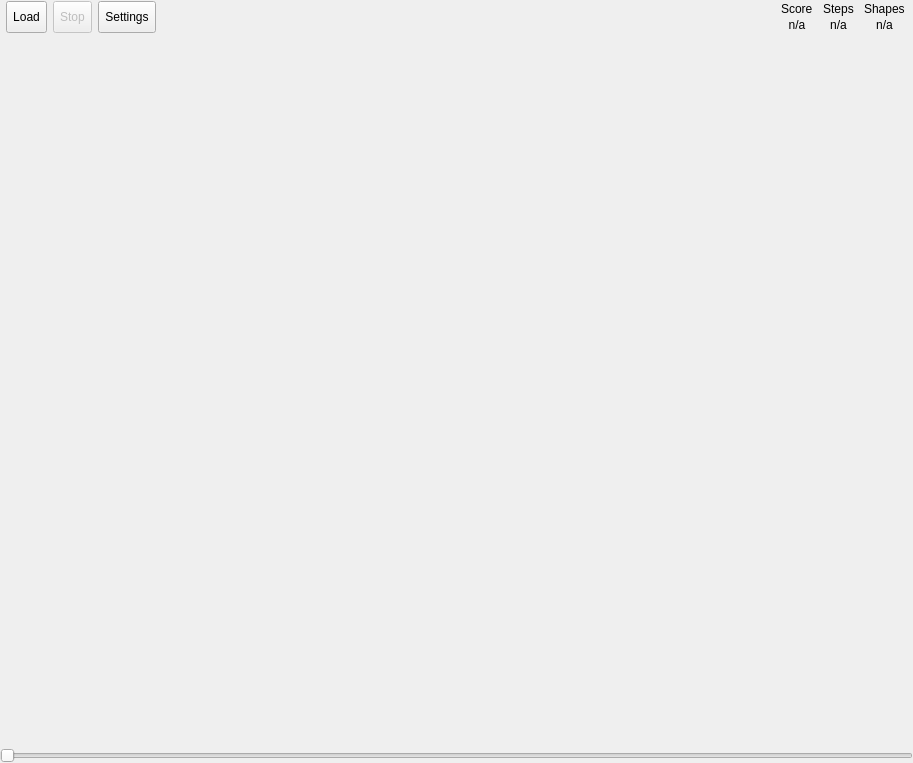
<?xml version="1.0" encoding="UTF-8"?>
<ui version="4.0">
 <class>MainWindow</class>
 <widget class="QWidget" name="MainWindow">
  <property name="geometry">
   <rect>
    <x>0</x>
    <y>0</y>
    <width>913</width>
    <height>763</height>
   </rect>
  </property>
  <property name="windowTitle">
   <string>qubistic</string>
  </property>
  <layout class="QVBoxLayout" name="verticalLayout_3">
   <property name="spacing">
    <number>0</number>
   </property>
   <property name="leftMargin">
    <number>0</number>
   </property>
   <property name="topMargin">
    <number>0</number>
   </property>
   <property name="rightMargin">
    <number>0</number>
   </property>
   <property name="bottomMargin">
    <number>0</number>
   </property>
   <item>
    <widget class="QWidget" name="widget" native="true">
     <layout class="QHBoxLayout" name="horizontalLayout">
      <property name="leftMargin">
       <number>6</number>
      </property>
      <property name="topMargin">
       <number>0</number>
      </property>
      <property name="rightMargin">
       <number>6</number>
      </property>
      <property name="bottomMargin">
       <number>0</number>
      </property>
      <item>
       <widget class="QToolButton" name="loadButton">
        <property name="minimumSize">
         <size>
          <width>32</width>
          <height>32</height>
         </size>
        </property>
        <property name="text">
         <string>Load</string>
        </property>
        <property name="icon">
         <iconset resource="resources.qrc">
          <normaloff>:/open.svg</normaloff>:/open.svg</iconset>
        </property>
        <property name="iconSize">
         <size>
          <width>24</width>
          <height>24</height>
         </size>
        </property>
       </widget>
      </item>
      <item>
       <widget class="QToolButton" name="stopButton">
        <property name="enabled">
         <bool>false</bool>
        </property>
        <property name="minimumSize">
         <size>
          <width>32</width>
          <height>32</height>
         </size>
        </property>
        <property name="text">
         <string>Stop</string>
        </property>
        <property name="icon">
         <iconset resource="resources.qrc">
          <normaloff>:/stop.svg</normaloff>:/stop.svg</iconset>
        </property>
        <property name="iconSize">
         <size>
          <width>24</width>
          <height>24</height>
         </size>
        </property>
       </widget>
      </item>
      <item>
       <widget class="QToolButton" name="settingsButton">
        <property name="minimumSize">
         <size>
          <width>32</width>
          <height>32</height>
         </size>
        </property>
        <property name="text">
         <string>Settings</string>
        </property>
        <property name="icon">
         <iconset resource="resources.qrc">
          <normaloff>:/settings.svg</normaloff>:/settings.svg</iconset>
        </property>
        <property name="iconSize">
         <size>
          <width>24</width>
          <height>24</height>
         </size>
        </property>
       </widget>
      </item>
      <item>
       <spacer name="horizontalSpacer">
        <property name="orientation">
         <enum>Qt::Horizontal</enum>
        </property>
        <property name="sizeHint" stdset="0">
         <size>
          <width>40</width>
          <height>20</height>
         </size>
        </property>
       </spacer>
      </item>
      <item>
       <layout class="QVBoxLayout" name="verticalLayout">
        <property name="spacing">
         <number>2</number>
        </property>
        <property name="leftMargin">
         <number>2</number>
        </property>
        <property name="topMargin">
         <number>2</number>
        </property>
        <property name="rightMargin">
         <number>2</number>
        </property>
        <property name="bottomMargin">
         <number>2</number>
        </property>
        <item>
         <widget class="QLabel" name="label">
          <property name="text">
           <string>Score</string>
          </property>
         </widget>
        </item>
        <item>
         <widget class="QLabel" name="scoreLabel">
          <property name="text">
           <string>n/a</string>
          </property>
          <property name="alignment">
           <set>Qt::AlignCenter</set>
          </property>
         </widget>
        </item>
       </layout>
      </item>
      <item>
       <layout class="QVBoxLayout" name="verticalLayout_4">
        <property name="spacing">
         <number>2</number>
        </property>
        <property name="leftMargin">
         <number>2</number>
        </property>
        <property name="topMargin">
         <number>2</number>
        </property>
        <property name="rightMargin">
         <number>2</number>
        </property>
        <property name="bottomMargin">
         <number>2</number>
        </property>
        <item>
         <widget class="QLabel" name="label_3">
          <property name="text">
           <string>Steps</string>
          </property>
          <property name="alignment">
           <set>Qt::AlignCenter</set>
          </property>
         </widget>
        </item>
        <item>
         <widget class="QLabel" name="stepsLabel">
          <property name="text">
           <string>n/a</string>
          </property>
          <property name="alignment">
           <set>Qt::AlignCenter</set>
          </property>
         </widget>
        </item>
       </layout>
      </item>
      <item>
       <layout class="QVBoxLayout" name="verticalLayout_2">
        <property name="spacing">
         <number>2</number>
        </property>
        <property name="leftMargin">
         <number>2</number>
        </property>
        <property name="topMargin">
         <number>2</number>
        </property>
        <property name="rightMargin">
         <number>2</number>
        </property>
        <property name="bottomMargin">
         <number>2</number>
        </property>
        <item>
         <widget class="QLabel" name="label_2">
          <property name="text">
           <string>Shapes</string>
          </property>
         </widget>
        </item>
        <item>
         <widget class="QLabel" name="shapesLabel">
          <property name="text">
           <string>n/a</string>
          </property>
          <property name="alignment">
           <set>Qt::AlignCenter</set>
          </property>
         </widget>
        </item>
       </layout>
      </item>
     </layout>
    </widget>
   </item>
   <item>
    <widget class="ImageWidget" name="imageWidget" native="true">
     <property name="sizePolicy">
      <sizepolicy hsizetype="MinimumExpanding" vsizetype="MinimumExpanding">
       <horstretch>0</horstretch>
       <verstretch>0</verstretch>
      </sizepolicy>
     </property>
    </widget>
   </item>
   <item>
    <widget class="QSlider" name="imageSlider">
     <property name="enabled">
      <bool>false</bool>
     </property>
     <property name="orientation">
      <enum>Qt::Horizontal</enum>
     </property>
    </widget>
   </item>
  </layout>
 </widget>
 <customwidgets>
  <customwidget>
   <class>ImageWidget</class>
   <extends>QWidget</extends>
   <header>imagewidget.h</header>
   <container>1</container>
  </customwidget>
 </customwidgets>
 <resources>
  <include location="resources.qrc"/>
 </resources>
 <connections/>
</ui>
